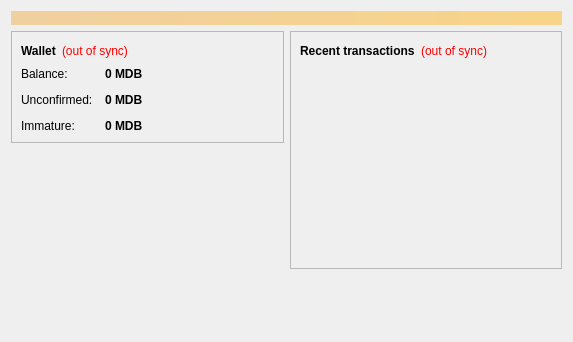
<?xml version="1.0" encoding="UTF-8"?>
<ui version="4.0">
 <class>OverviewPage</class>
 <widget class="QWidget" name="OverviewPage">
  <property name="geometry">
   <rect>
    <x>0</x>
    <y>0</y>
    <width>573</width>
    <height>342</height>
   </rect>
  </property>
  <property name="windowTitle">
   <string>Form</string>
  </property>
  <layout class="QVBoxLayout" name="topLayout">
   <item>
    <widget class="QLabel" name="labelAlerts">
     <property name="visible">
      <bool>false</bool>
     </property>
     <property name="styleSheet">
      <string notr="true">background-color: qlineargradient(x1: 0, y1: 0, x2: 1, y2: 0, stop:0 #F0D0A0, stop:1 #F8D488); color:#000000;</string>
     </property>
     <property name="wordWrap">
      <bool>true</bool>
     </property>
     <property name="margin">
      <number>3</number>
     </property>
    </widget>
   </item>
   <item>
    <layout class="QHBoxLayout" name="horizontalLayout" stretch="1,1">
     <item>
      <layout class="QVBoxLayout" name="verticalLayout_2">
       <item>
        <widget class="QFrame" name="frame">
         <property name="frameShape">
          <enum>QFrame::StyledPanel</enum>
         </property>
         <property name="frameShadow">
          <enum>QFrame::Raised</enum>
         </property>
         <layout class="QVBoxLayout" name="verticalLayout_4">
          <item>
           <layout class="QHBoxLayout" name="horizontalLayout_4">
            <item>
             <widget class="QLabel" name="label_5">
              <property name="font">
               <font>
                <weight>75</weight>
                <bold>true</bold>
               </font>
              </property>
              <property name="text">
               <string>Wallet</string>
              </property>
             </widget>
            </item>
            <item>
             <widget class="QLabel" name="labelWalletStatus">
              <property name="toolTip">
               <string>The displayed information may be out of date. Your wallet automatically synchronizes with the ModuaBit network after a connection is established, but this process has not completed yet.</string>
              </property>
              <property name="styleSheet">
               <string notr="true">QLabel { color: red; }</string>
              </property>
              <property name="text">
               <string notr="true">(out of sync)</string>
              </property>
              <property name="alignment">
               <set>Qt::AlignLeading|Qt::AlignLeft|Qt::AlignVCenter</set>
              </property>
             </widget>
            </item>
            <item>
             <spacer name="horizontalSpacer_2">
              <property name="orientation">
               <enum>Qt::Horizontal</enum>
              </property>
              <property name="sizeHint" stdset="0">
               <size>
                <width>40</width>
                <height>20</height>
               </size>
              </property>
             </spacer>
            </item>
           </layout>
          </item>
          <item>
           <layout class="QFormLayout" name="formLayout_2">
            <property name="fieldGrowthPolicy">
             <enum>QFormLayout::AllNonFixedFieldsGrow</enum>
            </property>
            <property name="horizontalSpacing">
             <number>12</number>
            </property>
            <property name="verticalSpacing">
             <number>12</number>
            </property>
            <item row="0" column="0">
             <widget class="QLabel" name="label">
              <property name="text">
               <string>Balance:</string>
              </property>
             </widget>
            </item>
            <item row="0" column="1">
             <widget class="QLabel" name="labelBalance">
              <property name="font">
               <font>
                <weight>75</weight>
                <bold>true</bold>
               </font>
              </property>
              <property name="cursor">
               <cursorShape>IBeamCursor</cursorShape>
              </property>
              <property name="toolTip">
               <string>Your current balance</string>
              </property>
              <property name="text">
               <string notr="true">0 MDB</string>
              </property>
              <property name="textInteractionFlags">
               <set>Qt::LinksAccessibleByMouse|Qt::TextSelectableByKeyboard|Qt::TextSelectableByMouse</set>
              </property>
             </widget>
            </item>
            <item row="1" column="0">
             <widget class="QLabel" name="label_3">
              <property name="text">
               <string>Unconfirmed:</string>
              </property>
             </widget>
            </item>
            <item row="1" column="1">
             <widget class="QLabel" name="labelUnconfirmed">
              <property name="font">
               <font>
                <weight>75</weight>
                <bold>true</bold>
               </font>
              </property>
              <property name="cursor">
               <cursorShape>IBeamCursor</cursorShape>
              </property>
              <property name="toolTip">
               <string>Total of transactions that have yet to be confirmed, and do not yet count toward the current balance</string>
              </property>
              <property name="text">
               <string notr="true">0 MDB</string>
              </property>
              <property name="textInteractionFlags">
               <set>Qt::LinksAccessibleByMouse|Qt::TextSelectableByKeyboard|Qt::TextSelectableByMouse</set>
              </property>
             </widget>
            </item>
            <item row="2" column="0">
             <widget class="QLabel" name="labelImmatureText">
              <property name="text">
               <string>Immature:</string>
              </property>
             </widget>
            </item>
            <item row="2" column="1">
             <widget class="QLabel" name="labelImmature">
              <property name="font">
               <font>
                <weight>75</weight>
                <bold>true</bold>
               </font>
              </property>
              <property name="toolTip">
               <string>Mined balance that has not yet matured</string>
              </property>
              <property name="text">
               <string notr="true">0 MDB</string>
              </property>
              <property name="textInteractionFlags">
               <set>Qt::LinksAccessibleByMouse|Qt::TextSelectableByKeyboard|Qt::TextSelectableByMouse</set>
              </property>
             </widget>
            </item>
           </layout>
          </item>
         </layout>
        </widget>
       </item>
       <item>
        <spacer name="verticalSpacer">
         <property name="orientation">
          <enum>Qt::Vertical</enum>
         </property>
         <property name="sizeHint" stdset="0">
          <size>
           <width>20</width>
           <height>40</height>
          </size>
         </property>
        </spacer>
       </item>
      </layout>
     </item>
     <item>
      <layout class="QVBoxLayout" name="verticalLayout_3">
       <item>
        <widget class="QFrame" name="frame_2">
         <property name="frameShape">
          <enum>QFrame::StyledPanel</enum>
         </property>
         <property name="frameShadow">
          <enum>QFrame::Raised</enum>
         </property>
         <layout class="QVBoxLayout" name="verticalLayout">
          <item>
           <layout class="QHBoxLayout" name="horizontalLayout_2">
            <item>
             <widget class="QLabel" name="label_4">
              <property name="text">
               <string>&lt;b&gt;Recent transactions&lt;/b&gt;</string>
              </property>
             </widget>
            </item>
            <item>
             <widget class="QLabel" name="labelTransactionsStatus">
              <property name="toolTip">
               <string>The displayed information may be out of date. Your wallet automatically synchronizes with the ModuaBit network after a connection is established, but this process has not completed yet.</string>
              </property>
              <property name="styleSheet">
               <string notr="true">QLabel { color: red; }</string>
              </property>
              <property name="text">
               <string notr="true">(out of sync)</string>
              </property>
              <property name="alignment">
               <set>Qt::AlignRight|Qt::AlignTrailing|Qt::AlignVCenter</set>
              </property>
             </widget>
            </item>
            <item>
             <spacer name="horizontalSpacer">
              <property name="orientation">
               <enum>Qt::Horizontal</enum>
              </property>
              <property name="sizeHint" stdset="0">
               <size>
                <width>40</width>
                <height>20</height>
               </size>
              </property>
             </spacer>
            </item>
           </layout>
          </item>
          <item>
           <widget class="QListView" name="listTransactions">
            <property name="styleSheet">
             <string notr="true">QListView { background: transparent; }</string>
            </property>
            <property name="frameShape">
             <enum>QFrame::NoFrame</enum>
            </property>
            <property name="verticalScrollBarPolicy">
             <enum>Qt::ScrollBarAlwaysOff</enum>
            </property>
            <property name="horizontalScrollBarPolicy">
             <enum>Qt::ScrollBarAlwaysOff</enum>
            </property>
            <property name="selectionMode">
             <enum>QAbstractItemView::NoSelection</enum>
            </property>
           </widget>
          </item>
         </layout>
        </widget>
       </item>
       <item>
        <spacer name="verticalSpacer_2">
         <property name="orientation">
          <enum>Qt::Vertical</enum>
         </property>
         <property name="sizeHint" stdset="0">
          <size>
           <width>20</width>
           <height>40</height>
          </size>
         </property>
        </spacer>
       </item>
      </layout>
     </item>
    </layout>
   </item>
  </layout>
 </widget>
 <resources/>
 <connections/>
</ui>
